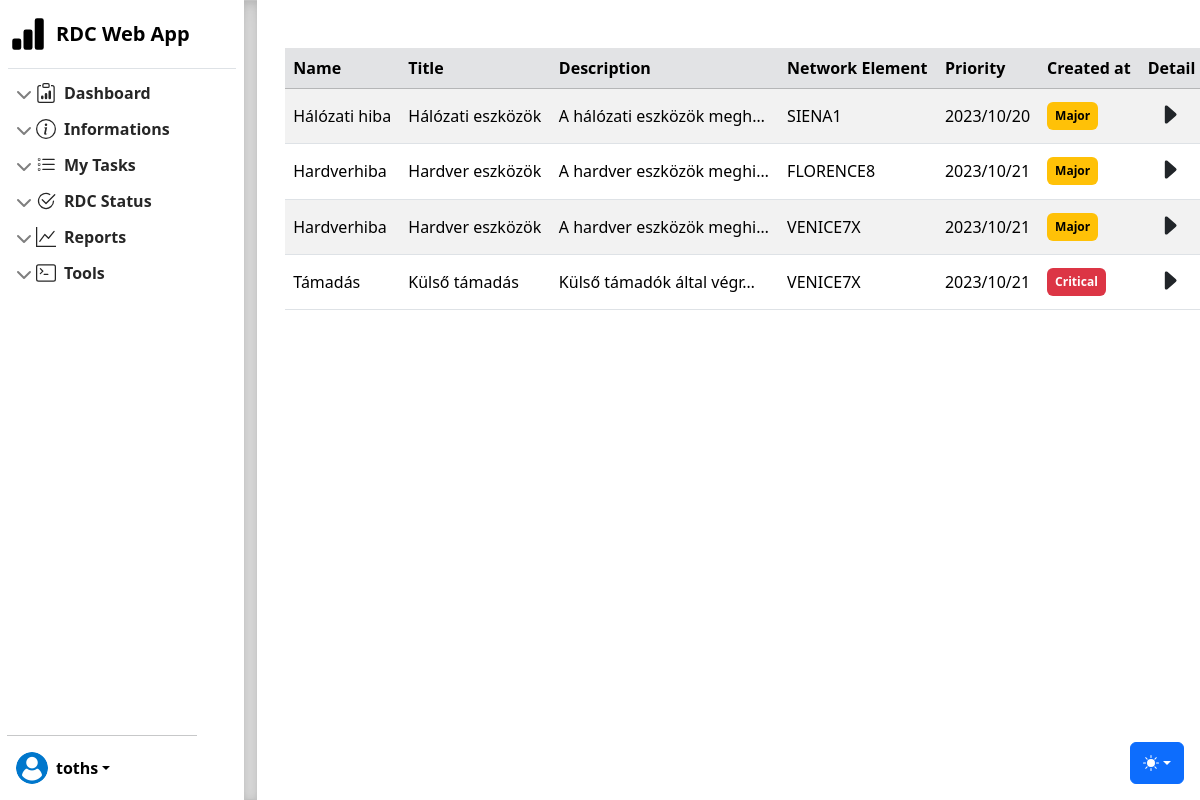
The app's page / (signed in) with its own data.
### dashboard/models.py (models this page shows, shortened)
class Alarm(models.Model):
    class Priority(models.TextChoices):
        CRITICAL = 'CR', 'Critical'
        MAJOR  = 'MJ', 'Major'
        MINOR = 'MN', 'Minor'
    type = models.ForeignKey(AlarmType, null=True, on_delete=models.PROTECT, related_name='alarm_type')
    check_result = models.BooleanField()
    ack = models.BooleanField()
    created_at = models.DateTimeField()
    cell = models.ForeignKey(Cell, null=True, blank=True, on_delete=models.PROTECT, related_name='alarm_cell')
    site = models.ForeignKey(Site, null=True, blank=True, on_delete=models.PROTECT,
                             related_name='alarm_site', verbose_name='Site/Object')
    priority = models.CharField(max_length=2, choices=Priority.choices, default=Priority.MAJOR)
    objects = models.Manager()
    not_ack_alarm = NotAckAlarm()
    class Meta:
        ordering = ['created_at']
        indexes = [models.Index(fields=['created_at'])]
    def get_absolute_url(self):
        return reverse('dashboard:alarm_detail', args=[self.id])
    def get_priority_css_class(self):
        css_classes = {
            self.Priority.CRITICAL: 'badge text-bg-danger',
            self.Priority.MAJOR: 'badge text-bg-warning',
            self.Priority.MINOR: 'badge text-bg-info',
        }
        return css_classes.get(self.priority, 'badge text-bg-primary')

class AlarmType(models.Model):
    name = models.CharField(max_length=50)
    title = models.CharField(max_length=200)
    description = models.TextField()
    class Meta:
        ordering = ['name']
        indexes = [models.Index(fields=['name'])]

class Site(models.Model):
    name = models.CharField(max_length=50, unique=True)
    hw_type = models.ForeignKey(HwType, null=True, on_delete=models.PROTECT)
    oss = models.IntegerField()
    site_controller = models.ForeignKey(SiteController, null=True, on_delete=models.PROTECT)
    territorial_division = models.ForeignKey(TerritorialDivision, null=True, on_delete=models.PROTECT)
    class Meta:
        ordering = ['name']
        indexes = [models.Index(fields=['name'])]

### dashboard/views.py (the view)
# urls.py: path('', views.AlarmListView.as_view(), name='index'),
class AlarmListView(LoginRequiredMixin, ListView):
    queryset = Alarm.not_ack_alarm.all()
    context_object_name = 'alarms'
    template_name = 'dashboard/index.html'

### dashboard/templates/dashboard/index.html (shortened to what this page needs)
{% extends "dashboard/base.html" %}
{% block content %}
<div class="">
    <div class="container">
        <table class="table table-striped table-hover align-middle mx-3 my-5">
            <thead class="table-secondary">
                <tr>
                    <th scope="col">Name</th>
                    <th scope="col">Title</th>
                    <th scope="col">Description</th>
                    <th scope="col">Network Element</th>
                    <th scope="col">Priority</th>
                    <th scope="col">Created at</th>
                    <th scope="col">Detail</th>
                </tr>
            </thead>
            <tbody>
                {% for alarm in alarms %}
                    <tr>
                        <td>
                            <div class="">
                                {{ alarm.type.name }}
                            </div>
                        </td>
                        <td>
                            <div class="">
                                {{ alarm.type.title }}
                            </div>
                        </td>
                        <td>
                            <div class="">
                                {{ alarm.type.description|truncatechars:25 }}
                            </div>
                        </td>
                        <td>
                            <div class="">
                                {{ alarm.site.name }}
                            </div>
                        </td>
                        <td>
                            <div class="">
                                {{ alarm.created_at|date:"Y/m/d" }}
                            </div>
                        </td>
                        <td>
                            <div class="badge p-2 {{ alarm.get_priority_css_class }}">
                                {{ alarm.get_priority_display }}
                            </div>
                        </td>
                        <td>
                            <a href="{{ alarm.get_absolute_url }}" class="btn btn-sm">
                                <svg xmlns="http://www.w3.org/2000/svg" width="25" height="25" fill="currentColor" class="bi bi-bar-chart-fill" viewBox="0 0 16 16">
                                    <path d="m12.14 8.753-5.482 4.796c-.646.566-1.658.106-1.658-.753V3.204a1 1 0 0 1 1.659-.753l5.48 4.796a1 1 0 0 1 0 1.506z"/>
                                </svg>
                            </a>
                        </td>
                    </tr>
                {% endfor %}
            </tbody>
        </table>
    </div>
</div>
{% endblock %}

### dashboard/templates/dashboard/base.html (shortened to what this page needs)
{% load static %}
<!DOCTYPE html>
<html lang="en" data-bs-theme="dark">
    <head>
        <link href="{% static "css/bootstrap.min.css" %}" rel="stylesheet">
        <link href="{% static "css/base.css" %}" rel="stylesheet">
        <link href="{% static "css/sidebars.css" %}" rel="stylesheet">
    </head>
<body>
    <div class="dropdown position-fixed bottom-0 end-0 mb-3 me-3 bd-mode-toggle">
        <button class="btn btn-bd-primary py-2 dropdown-toggle d-flex align-items-center" id="bd-theme" type="button"
            aria-expanded="false" data-bs-toggle="dropdown" aria-label="Toggle theme (auto)">
            <svg class="bi my-1 theme-icon-active" width="1em" height="1em"><use href="#circle-half"></use></svg>
        </button>
    </div>
    <main class="d-flex d-flex-nowrap">
        <div class="d-flex flex-column p-2" style="width: 250px;">
            <a href="{% url "dashboard:index" %}" class="d-flex align-items-center pt-2 pb-3 mb-2 link-body-emphasis text-decoration-none border-bottom">
                <svg class="bi pe-none me-2" width="40" height="36"><use xlink:href="#barchart"/></svg>
                <span class="fs-5 fw-semibold">RDC Web App</span>
            </a>
            <ul class="list-unstyled ps-0 overflow-auto" style="max-height: 85%;">
                <li class="mb-1">
                    <button class="btn btn-toggle d-inline-flex align-items-center rounded border-0 collapsed" data-bs-toggle="collapse" data-bs-target="#dashboard-collapse" aria-expanded="true">
                        <svg class="bi pe-none me-2" width="20" height="20"><use xlink:href="#dashboard"/></svg>
                        Dashboard
                    </button>
                </li>
                <li class="mb-1">
                    <button class="btn btn-toggle d-inline-flex align-items-center rounded border-0 collapsed" data-bs-toggle="collapse" data-bs-target="#help-collapse" aria-expanded="true">
                        <svg class="bi pe-none me-2" width="20" height="20"><use xlink:href="#help"/></svg>
                        Informations
                    </button>
                </li>
                <li class="mb-1">
                    <button class="btn btn-toggle d-inline-flex align-items-center rounded border-0 collapsed" data-bs-toggle="collapse" data-bs-target="#task-collapse" aria-expanded="true">
                        <svg class="bi pe-none me-2" width="20" height="20"><use xlink:href="#task"/></svg>
                        My Tasks
                    </button>
                </li>
                <li class="mb-1">
                    <button class="btn btn-toggle d-inline-flex align-items-center rounded border-0 collapsed" data-bs-toggle="collapse" data-bs-target="#status-collapse" aria-expanded="true">
                        <svg class="bi pe-none me-2" width="20" height="20"><use xlink:href="#status"/></svg>
                        RDC Status
                    </button>
                </li>
                <li class="mb-1">
                    <button class="btn btn-toggle d-inline-flex align-items-center rounded border-0 collapsed" data-bs-toggle="collapse" data-bs-target="#report-collapse" aria-expanded="true">
                        <svg class="bi pe-none me-2" width="20" height="20"><use xlink:href="#report"/></svg>
                        Reports
                    </button>
                </li>
                <li class="mb-1">
                    <button class="btn btn-toggle d-inline-flex align-items-center rounded border-0 collapsed" data-bs-toggle="collapse" data-bs-target="#tool-collapse" aria-expanded="true">
                        <svg class="bi pe-none me-2" width="20" height="20"><use xlink:href="#tool"/></svg>
                        Tools
                    </button>
                </li>
            </ul>
            <div class="dropdown pb-3 px-0" style="position: fixed; bottom: 0px;">
                <hr class="" style="width: 190px; margin-left: -1px;">
                <a href="#" class="d-flex align-items-center link-body-emphasis text-decoration-none dropdown-toggle px-2"
                    data-bs-toggle="dropdown" aria-expanded="false">
                    <img src="{% static "image/profile.png" %}" alt="" width="32" height="32" class="rounded-circle me-2">
                    {% if request.user.is_authenticated %}
                        <strong>{{ request.user.username }}</strong>
                    {% endif %}
                </a>
            </div>
        </div>
        <div class="b-example-divider b-example-vr"></div>
        {% block content %}
        {% endblock %}
    </main>
    <script src="{% static "js/sidebars.js" %}"></script></body>
</html>

### rdc/static/css/base.css (style rules this page uses)
.b-example-divider { width: 100%; height: 3rem; background-color: rgba(0, 0, 0, .1); border: solid rgba(0, 0, 0, .15); border-width: 1px 0; box-shadow: inset 0 .5em 1.5em rgba(0, 0, 0, .1), inset 0 .125em .5em rgba(0, 0, 0, .15); }
.b-example-vr { flex-shrink: 0; width: 0.8rem; height: 100vh; }
.bi { vertical-align: -.125em; fill: currentColor; }
.btn-bd-primary { --bd-violet-bg: #0d6dfd; --bd-violet-rgb: 112.520718, 44.062154, 249.437846; --bs-btn-font-weight: 600; --bs-btn-color: var(--bs-white); --bs-btn-bg: var(--bd-violet-bg); --bs-btn-border-color: var(--bd-violet-bg); --bs-btn-hover-color: var(--bs-white); --bs-btn-hover-bg: #6528e0; --bs-btn-hover-border-color: #6528e0; --bs-btn-focus-shadow-rgb: var(--bd-violet-rgb); --bs-btn-active-color: var(--bs-btn-hover-color); --bs-btn-active-bg: #5a23c8; --bs-btn-active-border-color: #5a23c8; }
.bd-mode-toggle { z-index: 1500; }

### rdc/static/css/sidebars.css (style rules this page uses)
body { min-height: 100vh; min-height: -webkit-fill-available; }
html { height: -webkit-fill-available; }
main { height: 100vh; height: -webkit-fill-available; max-height: 100vh; overflow-x: auto; overflow-y: hidden; }
.dropdown-toggle { outline: 0; }
.btn-toggle { padding: .25rem .5rem; font-weight: 600; color: var(--bs-emphasis-color); background-color: transparent; }
.btn-toggle::before { width: 1.25em; line-height: 0; transition: transform .35s ease; transform-origin: .5em 50%; }
.btn-toggle[aria-expanded="true"] { color: rgba(var(--bs-emphasis-color-rgb), .85); }
.btn-toggle[aria-expanded="true"]::before { transform: rotate(90deg); }

### records on screen
Alarm: type.name "Hálózati hiba", type "Hálózati eszközök", type.description "A hálózati eszközök megh…", site.name "SIENA1", created_at "2023/10/20", priority "Major"
Alarm: type.name "Hardverhiba", type "Hardver eszközök", type.description "A hardver eszközök meghi…", site.name "FLORENCE8", created_at "2023/10/21", priority "Major"
Alarm: type.name "Hardverhiba", type "Hardver eszközök", type.description "A hardver eszközök meghi…", site.name "VENICE7X", created_at "2023/10/21", priority "Major"
Alarm: type.name "Támadás", type "Külső támadás", type.description "Külső támadók által végr…", site.name "VENICE7X", created_at "2023/10/21", priority "Critical"

### other values on screen
{{ request.user.username }} "toths"
